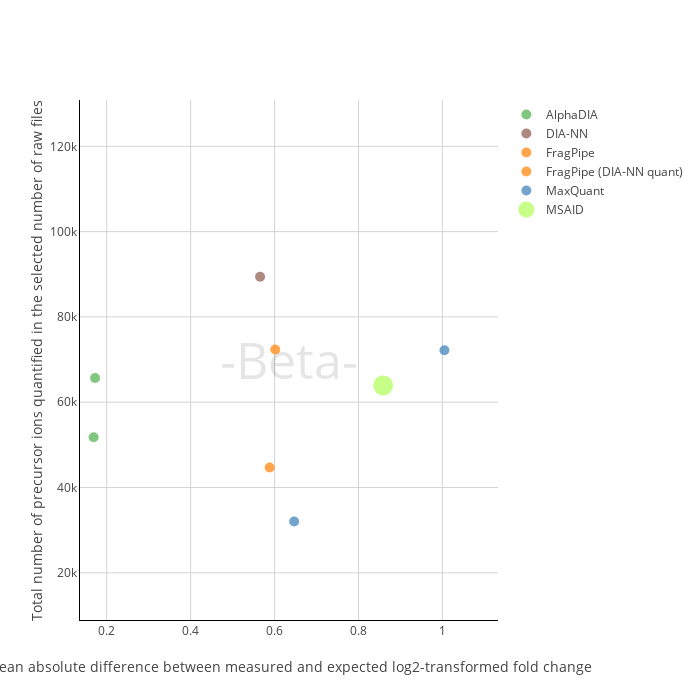

Write notebook code for a chart like this one.
### Code cell
plot

### Figure 1 — Plotly figure (JSON) as saved in the notebook; plotly's stock layout.template omitted (floating-point values rounded to 4 significant figures)
{"data": [{"hovertext": ["ProteoBench ID: AlphaDIA_20241122_125418<br>Software tool: AlphaDIA 1.8.1<br>Comment (private submission): ", "ProteoBench ID: AlphaDIA_20241122_125434<br>Software tool: AlphaDIA 1.8.1<br>Comment (private submission): "], "marker": {"color": ["#4daf4a", "#4daf4a"], "showscale": false, "size": [10, 10]}, "mode": "markers", "name": "AlphaDIA", "type": "scatter", "x": [0.1689, 0.1723], "y": [51775, 65691]}, {"hovertext": ["ProteoBench ID: DIA-NN_20241122_125455<br>Software tool: DIA-NN 1.9.2<br>Comment (private submission): "], "marker": {"color": ["#8c564b"], "showscale": false, "size": [10]}, "mode": "markers", "name": "DIA-NN", "type": "scatter", "x": [0.5655], "y": [89399]}, {"hovertext": ["ProteoBench ID: FragPipe_20241122_125507<br>Software tool: FragPipe 22.0<br>Comment (private submission): "], "marker": {"color": ["#ff7f00"], "showscale": false, "size": [10]}, "mode": "markers", "name": "FragPipe", "type": "scatter", "x": [0.5884], "y": [44703]}, {"hovertext": ["ProteoBench ID: FragPipe (DIA-NN quant)_20241122_125523<br>Software tool: FragPipe (DIA-NN quant) 22.0<br>Comment (private submission): "], "marker": {"color": ["#ff7f00"], "showscale": false, "size": [10]}, "mode": "markers", "name": "FragPipe (DIA-NN quant)", "type": "scatter", "x": [0.6016], "y": [72356]}, {"hovertext": ["ProteoBench ID: MaxQuant_20241122_125549<br>Software tool: MaxQuant 2.6.3.0<br>Comment (private submission): ", "ProteoBench ID: MaxQuant_20241122_125600<br>Software tool: MaxQuant 2.6.3.0<br>Comment (private submission): "], "marker": {"color": ["#377eb8", "#377eb8"], "showscale": false, "size": [10, 10]}, "mode": "markers", "name": "MaxQuant", "type": "scatter", "x": [1.005, 0.6467], "y": [72170, 32010]}, {"hovertext": ["ProteoBench ID: MSAID_20241122_125612<br>Software tool: MSAID <br>Comment (private submission): "], "marker": {"color": ["#afff57"], "showscale": false, "size": [20]}, "mode": "markers", "name": "MSAID", "type": "scatter", "x": [0.8589], "y": [63932]}], "layout": {"annotations": [{"font": {"color": "rgba(0,0,0,0.1)", "size": 50}, "showarrow": false, "text": "-Beta-", "x": 0.5, "xref": "paper", "y": 0.5, "yref": "paper"}], "clickmode": "event+select", "height": 700, "width": 700, "xaxis": {"gridcolor": "lightgray", "gridwidth": 1, "linecolor": "black", "range": [0.1364, 1.132], "showgrid": true, "title": {"text": "Mean absolute difference between measured and expected log2-transformed fold change"}}, "yaxis": {"gridcolor": "lightgray", "gridwidth": 1, "linecolor": "black", "range": [8929, 130862], "showgrid": true, "title": {"text": "Total number of precursor ions quantified in the selected number of raw files"}}}}
